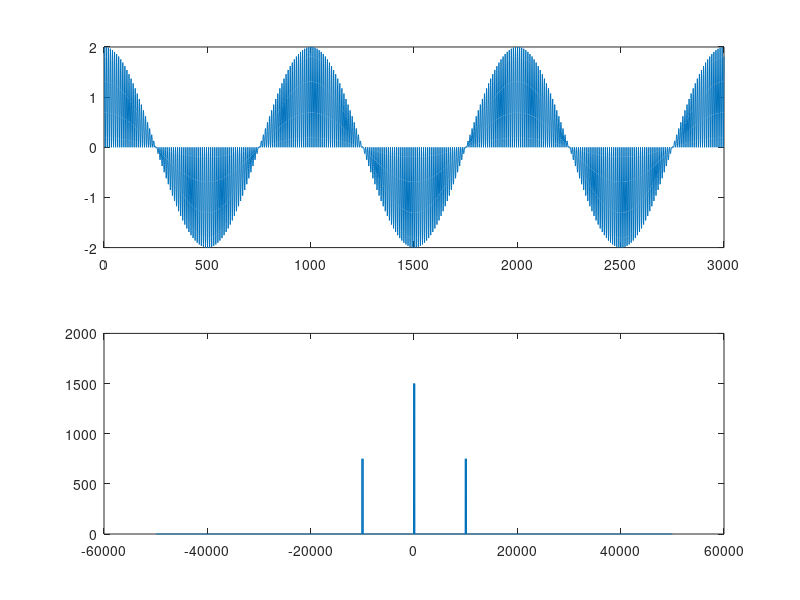
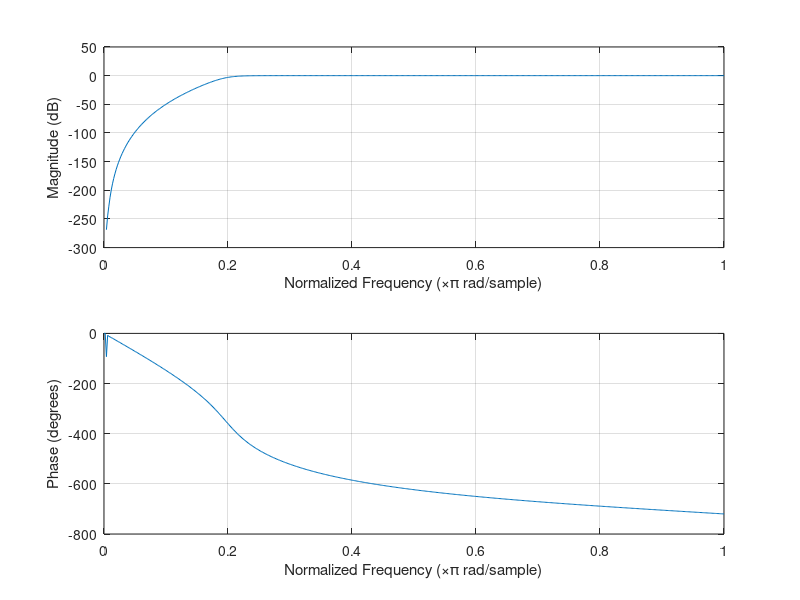
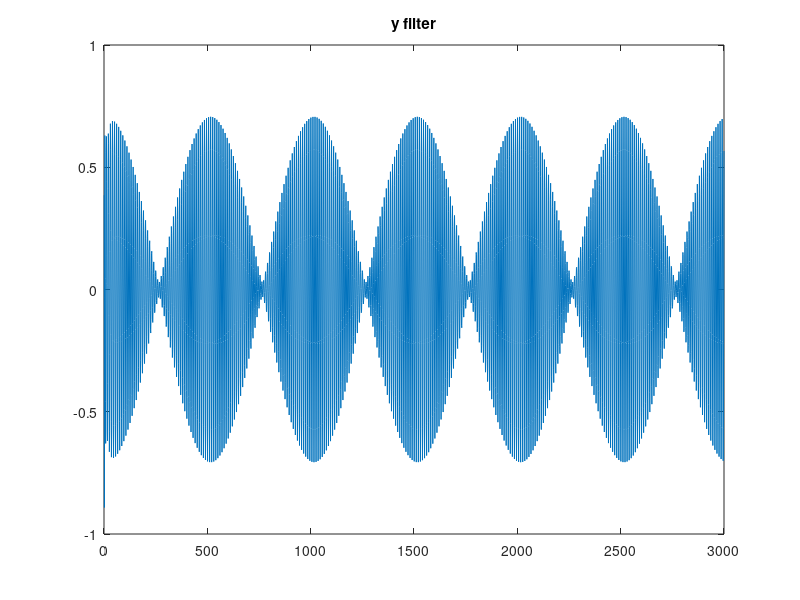
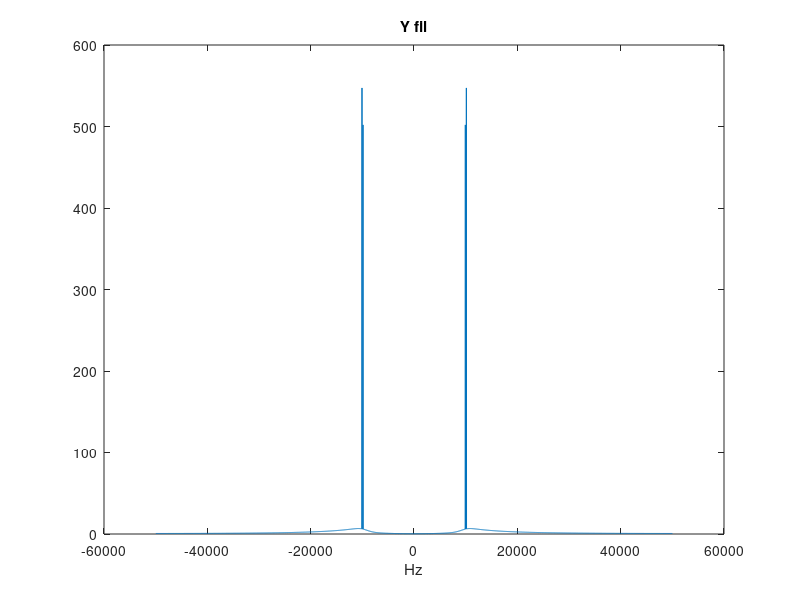

The MATLAB script that drew these images, in order:
clc
close all

fc1=1e2;                                                 %carrier frequency
fc2=1e4;
fs=1e5;                                                 %sample frequency
T=1/fs;                                                 %sample time
L=3000;                                                 %length of signal
t=(0:L-1)*T;                                            %time vector
A=1;                                                    %%Ampltitude
ff = fs*(-L/2+1:(L/2))/L;

y=A*(1+cos(2*pi*fc2*t)).*cos(2*pi*fc1*t);
%y=A*cos(2*pi*(fc1-fc2)*t)+cos(2*pi*(fc1+fc2)*t);
figure
subplot(2,1,1)
plot(y)
subplot(2,1,2)
plot(ff,abs(fftshift(fft(y))))

[b,a] = butter(8,0.2,'high');
figure
freqz(b,a)

y_fil = filter(b,a,y);
figure
plot(y_fil)
title('y filter')
figure
plot(ff,abs(fftshift(fft(y_fil))))
xlabel('Hz')
title('Y fil')
